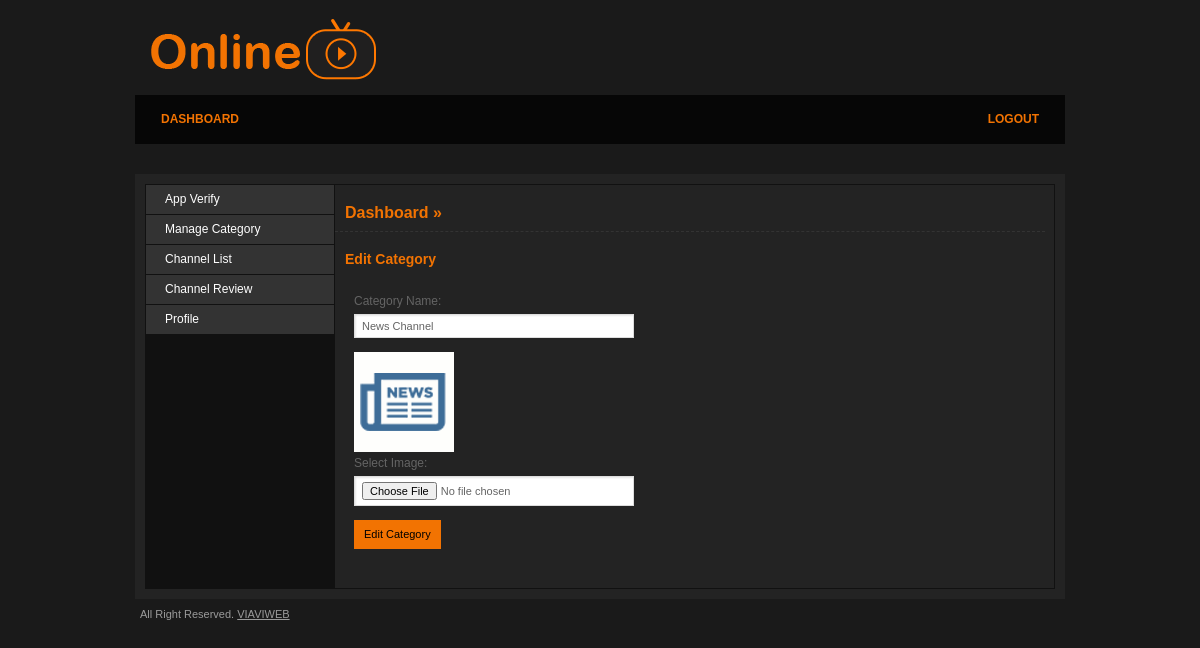
The app's page /add_category.php?cat_id=4 (signed in) with its own data.
### tables this page shows
CREATE TABLE IF NOT EXISTS `tbl_category` (
  `cid` int(11) NOT NULL AUTO_INCREMENT,
  `category_name` varchar(255) NOT NULL,
  `category_image` varchar(255) NOT NULL,
  PRIMARY KEY (`cid`)
);

### add_category.php (the view, shortened to what this page needs)
<?php include("includes/header.php");
	if(isset($_GET['cat_id']))
	{
			$qry="SELECT * FROM tbl_category where cid='".$_GET['cat_id']."'";
			$result=mysql_query($qry);
			$row=mysql_fetch_assoc($result);
	}
?>
                <div id="main">
                <h2><a href="home.php">Dashboard</a> &raquo; <a href="#" class="active"></a></h2>
                	<form action="" name="addeditcategory" method="post" class="jNice" onsubmit="return checkValidation(this);" enctype="multipart/form-data">
					<h3><?php if(isset($_GET['cat_id'])){?>Edit<?php }else{?>Add<?php }?> Category</h3>
                    	<fieldset>
                        	<p><label>Category Name:</label>
								<input type="text" name="category_name" id="category_name" value="<?php if(isset($_GET['cat_id'])){echo $row['category_name'];}?>" class="text-long" />
							</p>
                        	 <?php if(isset($_GET['cat_id'])){
								 ?>
							<img src="images/thumbs/<?php echo $row['category_image'];?>" />
						   <?php }?>
                             <p style="margin-top: -35px;"><label style="padding-top:40px;">Select Image:</label><input type="file" name="image" id="image" value="" class="text-long" /></p>
                        </fieldset>
                    </form>
                </div>
            </div>
        </div>
<?php include("includes/footer.php");?>

### style/css/layout.css (style rules this page uses)
body { background: #1a1a1a; font-family: Arial, Helvetica, sans-serif; font-size: 12px; color: #646464; text-align: center; }
h2 { width:100%; padding-left:10px!important; color: #f27302; font-size: 16px; line-height: 16px; font-weight: bold; margin: 20px 0 0 0; padding: 0 0 10px 0; border-bottom: 1px dashed #333; }
h2 a { color: #f27302; text-decoration: none; }
#main { width: 700px; float: right; padding: 0 19px 0 0; background:#232323; }
h3 { font-size: 14px; line-height: 14px; font-weight: bold; color: #f27302; padding: 0 0 0 10px; margin: 20px 0 10px; }
#main fieldset { padding: 19px; margin: 0 0 20px 0; }
#main fieldset p { margin: 0 0 14px 0; float: left; width: 100%; }
#main fieldset label { display: block; width: 100%; margin: 0 0 7px 0; line-height: 12px; }
#main fieldset .text-long { border: 1px solid #ddd; background: #fff url(../img/input-shaddow.gif) no-repeat left top; font: 11px Arial, Helvetica, sans-serif; color: #646464; padding: 5px 7px; width: 264px; float: left; margin: 0 10px 0 0; }

### records on screen
tbl_category: category_name "News Channel", category_image (picture)
